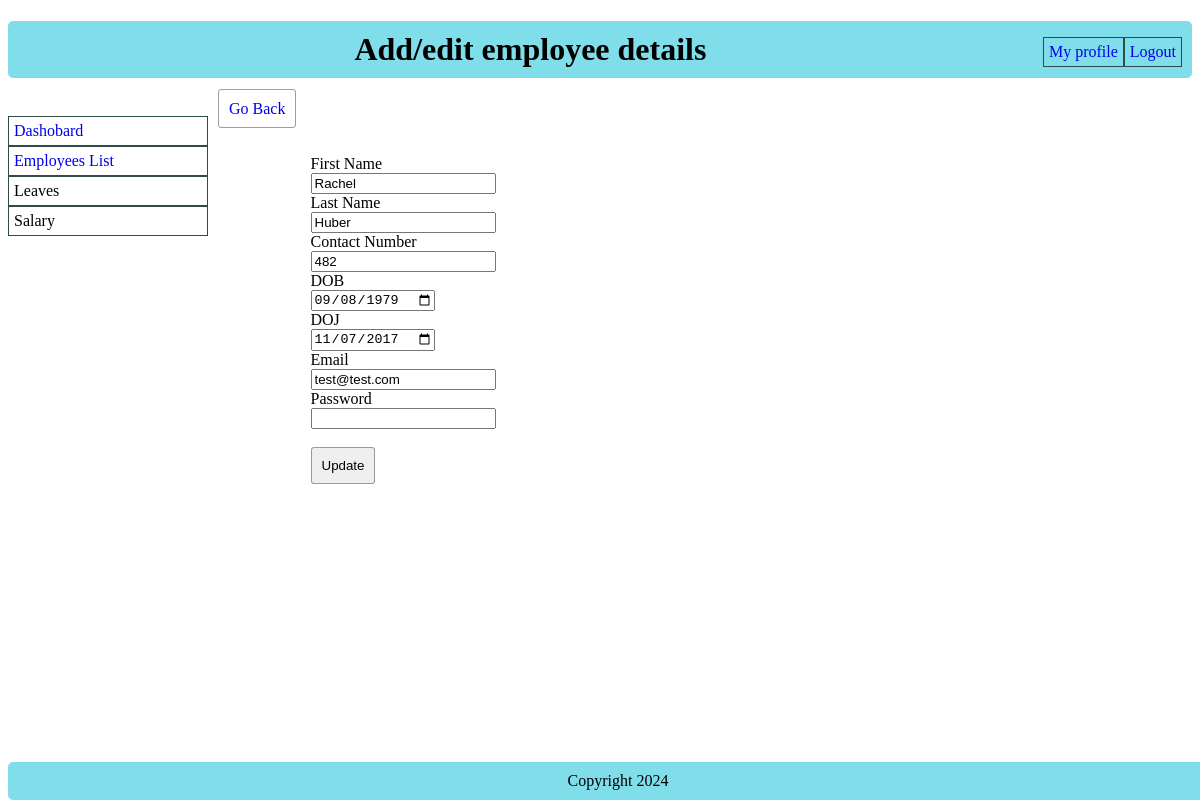
/employees/add-edit.php?id=4 (signed in), run on the app's committed database.
### tables this page shows
CREATE TABLE `users` (
  `id` int(11) NOT NULL,
  `first_name` varchar(100) DEFAULT NULL,
  `last_name` varchar(100) DEFAULT NULL,
  `contact_number` varchar(10) DEFAULT NULL,
  `dob` date DEFAULT NULL,
  `doj` date DEFAULT NULL,
  `email_id` varchar(50) DEFAULT NULL,
  `password` varchar(255) NOT NULL,
  `created_datetime` datetime DEFAULT NULL,
  `created_by` int(11) DEFAULT NULL,
  `updated_datetime` datetime DEFAULT NULL,
  `updated_by` int(11) NOT NULL,
  `status` enum('Active','Inactive') NOT NULL DEFAULT 'Active'
);

### employees/form.php (the view)
<?php
	$user = NULL;
	$button = '<input type="submit" class="btn" name="save_details" value="Submit">';
	if (isset($_GET['id'])) {
		$statement = "SELECT * from users where id=".$_GET['id'];
			$run_query = mysqli_query($db_connect,$statement);
			if ($run_query) {
				$user = mysqli_fetch_object($run_query);
			}
		$button = '<input type="submit" class="btn" name="update_details" value="Update">';
	}
	 ?>
<div class= "form-container">
<form action="" method="post">
	<div>
		<label>First Name</label>
	</div>
	<div>
		<input type="text" name="first_name" value="<?php echo $user->first_name ?>" required>
	</div>
	<div>
		<label>Last Name</label>
	</div>
	<div>
		<input type="text" name="last_name" value="<?php echo $user->last_name ?>" required>
	</div>
	<div>
		<label>Contact Number</label>
	</div>
	<div>
		<input type="text" name="contact_number" value="<?php echo $user->contact_number ?>" required>
	</div>
	<div>
		<label>DOB</label>
	</div>
	<div>
		<input type="date" name="dob" value="<?php echo $user->dob ?>" required>
	</div>
	<div>
		<label>DOJ</label>
	</div>
	<div>
		<input type="date" name="doj" value="<?php echo $user->doj ?>" required>
	</div>
	<div>
		<label>Email</label>
	</div>
	<div>
		<input type="email" name="email" value="<?php echo $user->email_id ?>" required>
	</div>
		<div>
		<label>Password</label>
	</div>
	<div>
		<input type="text" name="password" <?php echo (isset($_GET['id']))?'':'required' ?>>
	</div>
	<br>
	<div>
		<?php echo "$button"; ?>
	</div>
</form>
</div>

### includes/css/style.css (style rules this page uses)
.btn { border: 1px solid #777777b5; padding: 10px; border-radius: 3px; }
.form-container { width: 100%; margin: 20% 50%; }

### data on the page
users: first_name "Rachel", last_name "Huber", contact_number "482", dob "09/08/1979", doj "11/07/2017", email "test@test.com"
